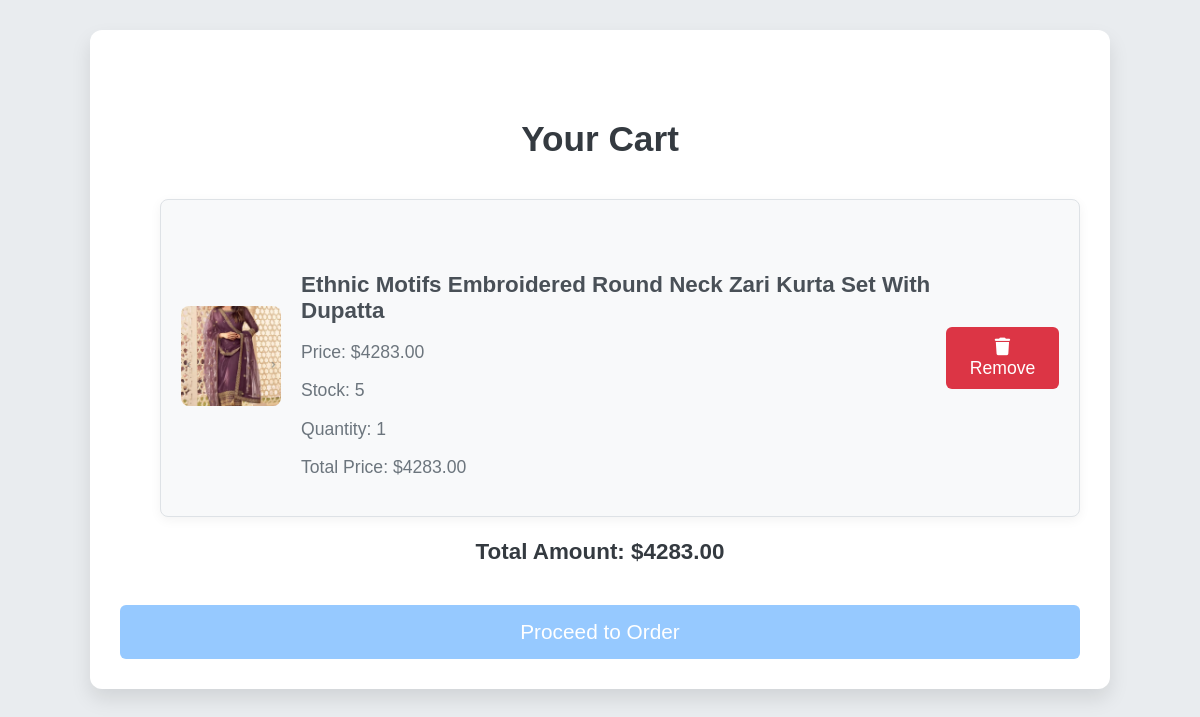
/cart/ (signed in), run on an earlier commit of the app's database.
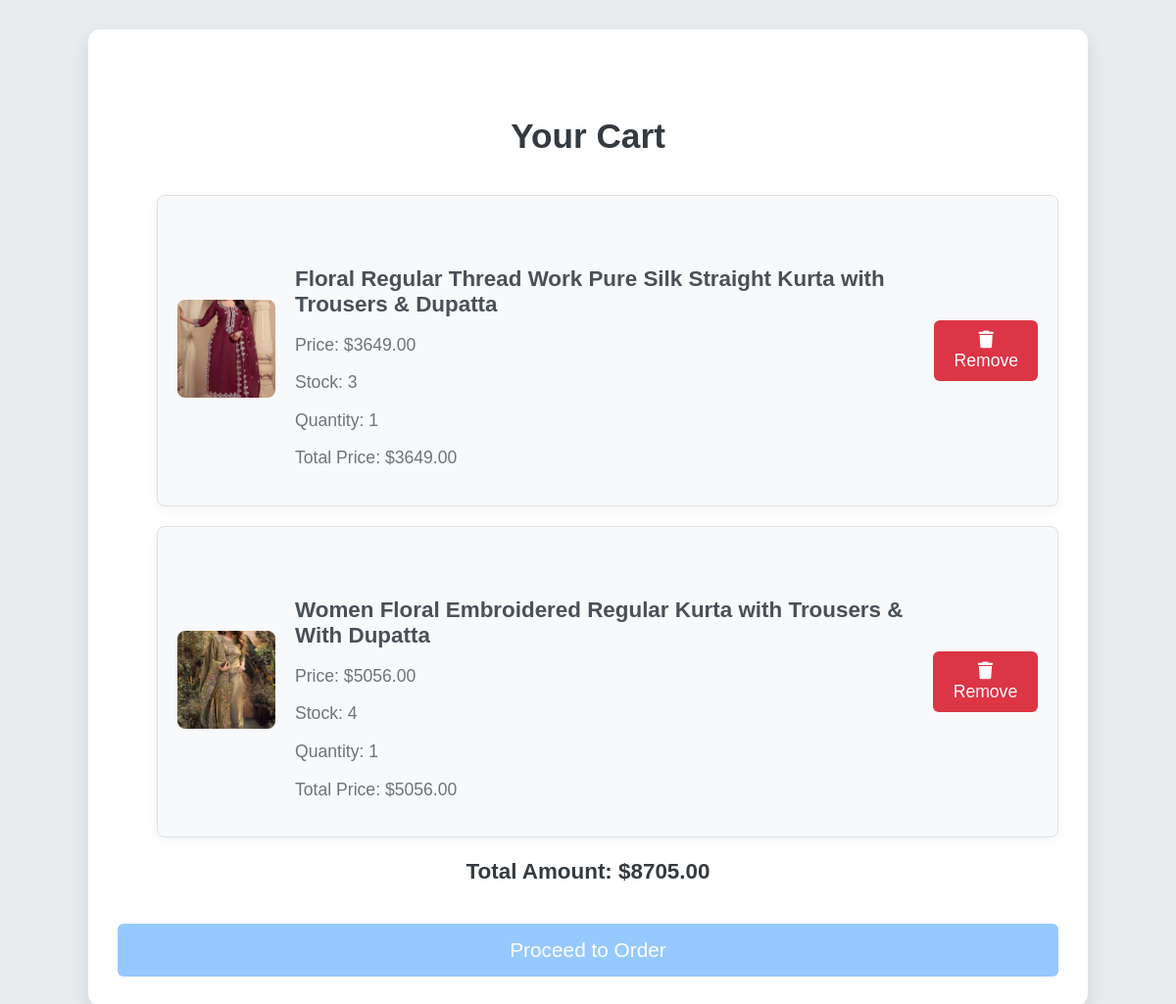
And on a later commit of the database.
### app/models.py (models this page shows, shortened)
class AddToCart(models.Model):
    user = models.ForeignKey(User, on_delete=models.CASCADE, related_name="cart_items")
    product = models.ForeignKey(Product, on_delete=models.CASCADE)
    quantity = models.PositiveIntegerField(default=1)
    added_at = models.DateTimeField(auto_now_add=True)

class Product(models.Model):
    product_name = models.CharField(max_length=80)
    product_price = models.DecimalField(max_digits=10, decimal_places=2, null=True, blank=True)
    product_description = models.TextField(null=True, blank=True)
    color = models.CharField(max_length=50, null=True, blank=True)
    material = models.CharField(max_length=100, null=True, blank=True)
    stock = models.IntegerField(null=True)
    category = models.ForeignKey(Category, on_delete=models.CASCADE)
    subcategory = models.ForeignKey(SubCategory, on_delete=models.CASCADE)
    user = models.ForeignKey(User, on_delete=models.CASCADE, null=True)

class ProductImage(models.Model):
    product = models.ForeignKey(Product, related_name="images", on_delete=models.CASCADE)
    image = models.ImageField(upload_to='product_images/')

### app/views.py (the view)
# urls.py: path('cart/', view_cart, name='cart'),
def view_cart(request):
    if request.user.is_authenticated:
        cart_items = AddToCart.objects.filter(user=request.user)
        for item in cart_items:
            item.product_images = item.product.images.first()
            item.total_price = item.product.product_price * item.quantity
        total_amount = sum(item.total_price for item in cart_items)
        return render(request, 'cart.html', {'cart_items': cart_items, 'total_amount': total_amount})
    else:
        return redirect('userlogin')

### templates/cart.html (shortened to what this page needs)
 {% load static %}
 <!DOCTYPE html>
 <html lang="en">
 <head>
     <link href="https://cdnjs.cloudflare.com/ajax/libs/font-awesome/6.0.0-beta3/css/all.min.css" rel="stylesheet">
 </head>
 <body>
     <div class="container">
         <h5>Your Cart</h5>
         <div class="cart-items">
             {% if cart_items %}
                 <ul>
                     {% for item in cart_items %}
                     <li class="cart-item">
                         <div class="image-section">
                             {% if item.product.images.first %}
                                 <img src="{{ item.product.images.first.image.url }}" alt="{{ item.product.product_name }}">
                             {% else %}
                                 <p>No images available.</p>
                             {% endif %}
                         </div>
                         <div class="cart-item-details">
                             <h6>{{ item.product.product_name }}</h6>
                             <p>Price: ${{ item.product.product_price }}</p>
                             <p>Stock: {{ item.product.stock }}</p>
                             <p>Quantity: {{ item.quantity }}</p>
                             <p>Total Price: ${{ item.total_price|floatformat:2 }}</p>
                         </div>
                         <form action="/remove_from_cart/{{ item.product.id }}/" method="POST">
                             <button type="submit" class="remove-btn">
                                 <i class="fas fa-trash"></i> Remove
                             </button>
                         </form>
                     </li>
                     {% endfor %}
                 </ul>
                 <div class="cart-summary">
                     <p><strong>Total Amount: ${{ total_amount|floatformat:2 }}</strong></p>
                 </div>
                 <a href="/order/" class="create-order-btn">Proceed to Order</a>
             {% else %}
                 <p class="empty-cart-msg">Your cart is empty. Start shopping now!</p>
             {% endif %}
         </div>
     </div>
 </body>
 </html>

### templates/cart.html (style rules this page uses)
body { font-family: 'Arial', sans-serif; background-color: #e9ecef; margin: 0; padding: 0; color: #333; }
.container { width: 80%; max-width: 1000px; margin: 30px auto; background-color: #fff; padding: 30px; border-radius: 12px; box-shadow: 0 10px 20px rgba(0, 0, 0, 0.1); }
h5 { font-size: 2.2em; color: #343a40; margin-bottom: 40px; text-align: center; }
.cart-item { display: flex; align-items: center; background-color: #f8f9fa; border: 1px solid #dee2e6; padding: 20px; border-radius: 8px; margin-bottom: 20px; box-shadow: 0 3px 12px rgba(0, 0, 0, 0.05); }
.cart-item img { width: 100px; height: 100px; object-fit: cover; border-radius: 8px; margin-right: 20px; }
.cart-item-details { flex-grow: 1; }
.cart-item-details h6 { font-size: 1.4em; margin-bottom: 8px; color: #495057; }
.cart-item-details p { font-size: 1.1em; color: #6c757d; }
.remove-btn { background-color: #dc3545; color: white; padding: 10px 20px; border: none; font-size: 1.1em; border-radius: 6px; cursor: pointer; transition: background-color 0.3s ease; }
.create-order-btn { display: block; text-align: center; padding: 15px; background-color: #96c9ff; color: white; font-size: 1.3em; border-radius: 6px; text-decoration: none; margin-top: 40px; transition: background-color 0.3s ease; }
.cart-summary { text-align: center; margin-top: 20px; font-size: 1.4em; color: #343a40; }

What changed in the data, as far as the page shows it:
removed AddToCart: product.images.first.image (picture), product.product_name "Ethnic Motifs Embroidered Round Neck Zari Kurta Set With Dupatta", product.product_price "4283.00", product.stock "5", quantity "1", total_price "4283.00"
added AddToCart: product.images.first.image (picture), product.product_name "Floral Regular Thread Work Pure Silk Straight Kurta with Trousers & Dupatta", product.product_price "3649.00", product.stock "3", quantity "1", total_price "3649.00"
added AddToCart: product.images.first.image (picture), product.product_name "Women Floral Embroidered Regular Kurta with Trousers & With Dupatta", product.product_price "5056.00", product.stock "4", quantity "1", total_price "5056.00"
Also different on the page:
{{ total_amount|floatformat:2 }}: "4283.00" → "8705.00"
